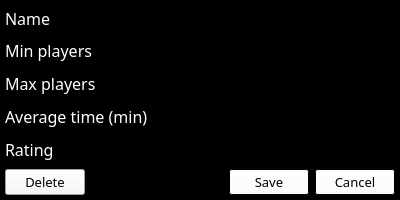
<?xml version="1.0" encoding="UTF-8"?>
<ui version="4.0">
 <class>Dialog</class>
 <widget class="QDialog" name="Dialog">
  <property name="geometry">
   <rect>
    <x>0</x>
    <y>0</y>
    <width>400</width>
    <height>190</height>
   </rect>
  </property>
  <property name="sizePolicy">
   <sizepolicy hsizetype="Fixed" vsizetype="Fixed">
    <horstretch>0</horstretch>
    <verstretch>0</verstretch>
   </sizepolicy>
  </property>
  <property name="palette">
   <palette>
    <active>
     <colorrole role="WindowText">
      <brush brushstyle="SolidPattern">
       <color alpha="255">
        <red>255</red>
        <green>255</green>
        <blue>255</blue>
       </color>
      </brush>
     </colorrole>
     <colorrole role="Button">
      <brush brushstyle="SolidPattern">
       <color alpha="255">
        <red>255</red>
        <green>255</green>
        <blue>255</blue>
       </color>
      </brush>
     </colorrole>
     <colorrole role="Light">
      <brush brushstyle="SolidPattern">
       <color alpha="255">
        <red>0</red>
        <green>0</green>
        <blue>0</blue>
       </color>
      </brush>
     </colorrole>
     <colorrole role="Midlight">
      <brush brushstyle="SolidPattern">
       <color alpha="255">
        <red>0</red>
        <green>0</green>
        <blue>0</blue>
       </color>
      </brush>
     </colorrole>
     <colorrole role="Dark">
      <brush brushstyle="SolidPattern">
       <color alpha="255">
        <red>0</red>
        <green>0</green>
        <blue>0</blue>
       </color>
      </brush>
     </colorrole>
     <colorrole role="Mid">
      <brush brushstyle="SolidPattern">
       <color alpha="255">
        <red>0</red>
        <green>0</green>
        <blue>0</blue>
       </color>
      </brush>
     </colorrole>
     <colorrole role="Text">
      <brush brushstyle="SolidPattern">
       <color alpha="255">
        <red>255</red>
        <green>255</green>
        <blue>255</blue>
       </color>
      </brush>
     </colorrole>
     <colorrole role="BrightText">
      <brush brushstyle="SolidPattern">
       <color alpha="255">
        <red>255</red>
        <green>255</green>
        <blue>255</blue>
       </color>
      </brush>
     </colorrole>
     <colorrole role="ButtonText">
      <brush brushstyle="SolidPattern">
       <color alpha="255">
        <red>0</red>
        <green>0</green>
        <blue>0</blue>
       </color>
      </brush>
     </colorrole>
     <colorrole role="Base">
      <brush brushstyle="SolidPattern">
       <color alpha="255">
        <red>0</red>
        <green>0</green>
        <blue>0</blue>
       </color>
      </brush>
     </colorrole>
     <colorrole role="Window">
      <brush brushstyle="SolidPattern">
       <color alpha="255">
        <red>0</red>
        <green>0</green>
        <blue>0</blue>
       </color>
      </brush>
     </colorrole>
     <colorrole role="Shadow">
      <brush brushstyle="SolidPattern">
       <color alpha="255">
        <red>0</red>
        <green>0</green>
        <blue>0</blue>
       </color>
      </brush>
     </colorrole>
     <colorrole role="Highlight">
      <brush brushstyle="SolidPattern">
       <color alpha="255">
        <red>255</red>
        <green>255</green>
        <blue>255</blue>
       </color>
      </brush>
     </colorrole>
     <colorrole role="AlternateBase">
      <brush brushstyle="SolidPattern">
       <color alpha="255">
        <red>0</red>
        <green>0</green>
        <blue>0</blue>
       </color>
      </brush>
     </colorrole>
     <colorrole role="ToolTipBase">
      <brush brushstyle="SolidPattern">
       <color alpha="255">
        <red>255</red>
        <green>255</green>
        <blue>220</blue>
       </color>
      </brush>
     </colorrole>
     <colorrole role="ToolTipText">
      <brush brushstyle="SolidPattern">
       <color alpha="255">
        <red>0</red>
        <green>0</green>
        <blue>0</blue>
       </color>
      </brush>
     </colorrole>
    </active>
    <inactive>
     <colorrole role="WindowText">
      <brush brushstyle="SolidPattern">
       <color alpha="255">
        <red>255</red>
        <green>255</green>
        <blue>255</blue>
       </color>
      </brush>
     </colorrole>
     <colorrole role="Button">
      <brush brushstyle="SolidPattern">
       <color alpha="255">
        <red>255</red>
        <green>255</green>
        <blue>255</blue>
       </color>
      </brush>
     </colorrole>
     <colorrole role="Light">
      <brush brushstyle="SolidPattern">
       <color alpha="255">
        <red>0</red>
        <green>0</green>
        <blue>0</blue>
       </color>
      </brush>
     </colorrole>
     <colorrole role="Midlight">
      <brush brushstyle="SolidPattern">
       <color alpha="255">
        <red>0</red>
        <green>0</green>
        <blue>0</blue>
       </color>
      </brush>
     </colorrole>
     <colorrole role="Dark">
      <brush brushstyle="SolidPattern">
       <color alpha="255">
        <red>0</red>
        <green>0</green>
        <blue>0</blue>
       </color>
      </brush>
     </colorrole>
     <colorrole role="Mid">
      <brush brushstyle="SolidPattern">
       <color alpha="255">
        <red>0</red>
        <green>0</green>
        <blue>0</blue>
       </color>
      </brush>
     </colorrole>
     <colorrole role="Text">
      <brush brushstyle="SolidPattern">
       <color alpha="255">
        <red>255</red>
        <green>255</green>
        <blue>255</blue>
       </color>
      </brush>
     </colorrole>
     <colorrole role="BrightText">
      <brush brushstyle="SolidPattern">
       <color alpha="255">
        <red>255</red>
        <green>255</green>
        <blue>255</blue>
       </color>
      </brush>
     </colorrole>
     <colorrole role="ButtonText">
      <brush brushstyle="SolidPattern">
       <color alpha="255">
        <red>0</red>
        <green>0</green>
        <blue>0</blue>
       </color>
      </brush>
     </colorrole>
     <colorrole role="Base">
      <brush brushstyle="SolidPattern">
       <color alpha="255">
        <red>0</red>
        <green>0</green>
        <blue>0</blue>
       </color>
      </brush>
     </colorrole>
     <colorrole role="Window">
      <brush brushstyle="SolidPattern">
       <color alpha="255">
        <red>0</red>
        <green>0</green>
        <blue>0</blue>
       </color>
      </brush>
     </colorrole>
     <colorrole role="Shadow">
      <brush brushstyle="SolidPattern">
       <color alpha="255">
        <red>0</red>
        <green>0</green>
        <blue>0</blue>
       </color>
      </brush>
     </colorrole>
     <colorrole role="Highlight">
      <brush brushstyle="SolidPattern">
       <color alpha="255">
        <red>255</red>
        <green>255</green>
        <blue>255</blue>
       </color>
      </brush>
     </colorrole>
     <colorrole role="AlternateBase">
      <brush brushstyle="SolidPattern">
       <color alpha="255">
        <red>0</red>
        <green>0</green>
        <blue>0</blue>
       </color>
      </brush>
     </colorrole>
     <colorrole role="ToolTipBase">
      <brush brushstyle="SolidPattern">
       <color alpha="255">
        <red>255</red>
        <green>255</green>
        <blue>220</blue>
       </color>
      </brush>
     </colorrole>
     <colorrole role="ToolTipText">
      <brush brushstyle="SolidPattern">
       <color alpha="255">
        <red>0</red>
        <green>0</green>
        <blue>0</blue>
       </color>
      </brush>
     </colorrole>
    </inactive>
    <disabled>
     <colorrole role="WindowText">
      <brush brushstyle="SolidPattern">
       <color alpha="255">
        <red>0</red>
        <green>0</green>
        <blue>0</blue>
       </color>
      </brush>
     </colorrole>
     <colorrole role="Button">
      <brush brushstyle="SolidPattern">
       <color alpha="255">
        <red>255</red>
        <green>255</green>
        <blue>255</blue>
       </color>
      </brush>
     </colorrole>
     <colorrole role="Light">
      <brush brushstyle="SolidPattern">
       <color alpha="255">
        <red>0</red>
        <green>0</green>
        <blue>0</blue>
       </color>
      </brush>
     </colorrole>
     <colorrole role="Midlight">
      <brush brushstyle="SolidPattern">
       <color alpha="255">
        <red>0</red>
        <green>0</green>
        <blue>0</blue>
       </color>
      </brush>
     </colorrole>
     <colorrole role="Dark">
      <brush brushstyle="SolidPattern">
       <color alpha="255">
        <red>0</red>
        <green>0</green>
        <blue>0</blue>
       </color>
      </brush>
     </colorrole>
     <colorrole role="Mid">
      <brush brushstyle="SolidPattern">
       <color alpha="255">
        <red>0</red>
        <green>0</green>
        <blue>0</blue>
       </color>
      </brush>
     </colorrole>
     <colorrole role="Text">
      <brush brushstyle="SolidPattern">
       <color alpha="255">
        <red>0</red>
        <green>0</green>
        <blue>0</blue>
       </color>
      </brush>
     </colorrole>
     <colorrole role="BrightText">
      <brush brushstyle="SolidPattern">
       <color alpha="255">
        <red>255</red>
        <green>255</green>
        <blue>255</blue>
       </color>
      </brush>
     </colorrole>
     <colorrole role="ButtonText">
      <brush brushstyle="SolidPattern">
       <color alpha="255">
        <red>0</red>
        <green>0</green>
        <blue>0</blue>
       </color>
      </brush>
     </colorrole>
     <colorrole role="Base">
      <brush brushstyle="SolidPattern">
       <color alpha="255">
        <red>0</red>
        <green>0</green>
        <blue>0</blue>
       </color>
      </brush>
     </colorrole>
     <colorrole role="Window">
      <brush brushstyle="SolidPattern">
       <color alpha="255">
        <red>0</red>
        <green>0</green>
        <blue>0</blue>
       </color>
      </brush>
     </colorrole>
     <colorrole role="Shadow">
      <brush brushstyle="SolidPattern">
       <color alpha="255">
        <red>0</red>
        <green>0</green>
        <blue>0</blue>
       </color>
      </brush>
     </colorrole>
     <colorrole role="Highlight">
      <brush brushstyle="SolidPattern">
       <color alpha="255">
        <red>51</red>
        <green>153</green>
        <blue>255</blue>
       </color>
      </brush>
     </colorrole>
     <colorrole role="AlternateBase">
      <brush brushstyle="SolidPattern">
       <color alpha="255">
        <red>0</red>
        <green>0</green>
        <blue>0</blue>
       </color>
      </brush>
     </colorrole>
     <colorrole role="ToolTipBase">
      <brush brushstyle="SolidPattern">
       <color alpha="255">
        <red>255</red>
        <green>255</green>
        <blue>220</blue>
       </color>
      </brush>
     </colorrole>
     <colorrole role="ToolTipText">
      <brush brushstyle="SolidPattern">
       <color alpha="255">
        <red>0</red>
        <green>0</green>
        <blue>0</blue>
       </color>
      </brush>
     </colorrole>
    </disabled>
   </palette>
  </property>
  <property name="windowTitle">
   <string>Dialog</string>
  </property>
  <layout class="QGridLayout" name="gridLayout">
   <property name="leftMargin">
    <number>0</number>
   </property>
   <property name="topMargin">
    <number>0</number>
   </property>
   <property name="rightMargin">
    <number>0</number>
   </property>
   <property name="bottomMargin">
    <number>0</number>
   </property>
   <item row="0" column="1">
    <layout class="QVBoxLayout" name="verticalLayout_3">
     <property name="rightMargin">
      <number>0</number>
     </property>
     <property name="bottomMargin">
      <number>0</number>
     </property>
     <item>
      <layout class="QFormLayout" name="formLayout">
       <property name="leftMargin">
        <number>5</number>
       </property>
       <property name="topMargin">
        <number>5</number>
       </property>
       <property name="rightMargin">
        <number>5</number>
       </property>
       <property name="bottomMargin">
        <number>0</number>
       </property>
       <item row="1" column="0">
        <widget class="QLabel" name="label">
         <property name="font">
          <font>
           <family>Malgun Gothic</family>
           <pointsize>12</pointsize>
          </font>
         </property>
         <property name="text">
          <string>Name</string>
         </property>
        </widget>
       </item>
       <item row="1" column="1">
        <widget class="QLineEdit" name="nameEdit">
         <property name="baseSize">
          <size>
           <width>0</width>
           <height>0</height>
          </size>
         </property>
         <property name="palette">
          <palette>
           <active>
            <colorrole role="WindowText">
             <brush brushstyle="SolidPattern">
              <color alpha="255">
               <red>0</red>
               <green>0</green>
               <blue>0</blue>
              </color>
             </brush>
            </colorrole>
            <colorrole role="Text">
             <brush brushstyle="SolidPattern">
              <color alpha="255">
               <red>0</red>
               <green>0</green>
               <blue>0</blue>
              </color>
             </brush>
            </colorrole>
           </active>
           <inactive>
            <colorrole role="WindowText">
             <brush brushstyle="SolidPattern">
              <color alpha="255">
               <red>0</red>
               <green>0</green>
               <blue>0</blue>
              </color>
             </brush>
            </colorrole>
            <colorrole role="Text">
             <brush brushstyle="SolidPattern">
              <color alpha="255">
               <red>0</red>
               <green>0</green>
               <blue>0</blue>
              </color>
             </brush>
            </colorrole>
           </inactive>
           <disabled>
            <colorrole role="WindowText">
             <brush brushstyle="SolidPattern">
              <color alpha="255">
               <red>0</red>
               <green>0</green>
               <blue>0</blue>
              </color>
             </brush>
            </colorrole>
            <colorrole role="Text">
             <brush brushstyle="SolidPattern">
              <color alpha="255">
               <red>0</red>
               <green>0</green>
               <blue>0</blue>
              </color>
             </brush>
            </colorrole>
           </disabled>
          </palette>
         </property>
         <property name="font">
          <font>
           <family>Malgun Gothic</family>
           <pointsize>10</pointsize>
          </font>
         </property>
        </widget>
       </item>
       <item row="2" column="0">
        <widget class="QLabel" name="label_2">
         <property name="font">
          <font>
           <family>Malgun Gothic</family>
           <pointsize>12</pointsize>
          </font>
         </property>
         <property name="text">
          <string>Min players</string>
         </property>
        </widget>
       </item>
       <item row="2" column="1">
        <widget class="QSpinBox" name="minEdit">
         <property name="baseSize">
          <size>
           <width>0</width>
           <height>0</height>
          </size>
         </property>
         <property name="palette">
          <palette>
           <active>
            <colorrole role="WindowText">
             <brush brushstyle="SolidPattern">
              <color alpha="255">
               <red>0</red>
               <green>0</green>
               <blue>0</blue>
              </color>
             </brush>
            </colorrole>
            <colorrole role="Text">
             <brush brushstyle="SolidPattern">
              <color alpha="255">
               <red>0</red>
               <green>0</green>
               <blue>0</blue>
              </color>
             </brush>
            </colorrole>
           </active>
           <inactive>
            <colorrole role="WindowText">
             <brush brushstyle="SolidPattern">
              <color alpha="255">
               <red>0</red>
               <green>0</green>
               <blue>0</blue>
              </color>
             </brush>
            </colorrole>
            <colorrole role="Text">
             <brush brushstyle="SolidPattern">
              <color alpha="255">
               <red>0</red>
               <green>0</green>
               <blue>0</blue>
              </color>
             </brush>
            </colorrole>
           </inactive>
           <disabled>
            <colorrole role="WindowText">
             <brush brushstyle="SolidPattern">
              <color alpha="255">
               <red>0</red>
               <green>0</green>
               <blue>0</blue>
              </color>
             </brush>
            </colorrole>
            <colorrole role="Text">
             <brush brushstyle="SolidPattern">
              <color alpha="255">
               <red>0</red>
               <green>0</green>
               <blue>0</blue>
              </color>
             </brush>
            </colorrole>
           </disabled>
          </palette>
         </property>
         <property name="font">
          <font>
           <family>Malgun Gothic</family>
           <pointsize>10</pointsize>
          </font>
         </property>
         <property name="buttonSymbols">
          <enum>QAbstractSpinBox::NoButtons</enum>
         </property>
         <property name="minimum">
          <number>1</number>
         </property>
        </widget>
       </item>
       <item row="3" column="0">
        <widget class="QLabel" name="label_3">
         <property name="font">
          <font>
           <family>Malgun Gothic</family>
           <pointsize>12</pointsize>
          </font>
         </property>
         <property name="text">
          <string>Max players</string>
         </property>
        </widget>
       </item>
       <item row="3" column="1">
        <widget class="QSpinBox" name="maxEdit">
         <property name="baseSize">
          <size>
           <width>0</width>
           <height>0</height>
          </size>
         </property>
         <property name="palette">
          <palette>
           <active>
            <colorrole role="WindowText">
             <brush brushstyle="SolidPattern">
              <color alpha="255">
               <red>0</red>
               <green>0</green>
               <blue>0</blue>
              </color>
             </brush>
            </colorrole>
            <colorrole role="Text">
             <brush brushstyle="SolidPattern">
              <color alpha="255">
               <red>0</red>
               <green>0</green>
               <blue>0</blue>
              </color>
             </brush>
            </colorrole>
           </active>
           <inactive>
            <colorrole role="WindowText">
             <brush brushstyle="SolidPattern">
              <color alpha="255">
               <red>0</red>
               <green>0</green>
               <blue>0</blue>
              </color>
             </brush>
            </colorrole>
            <colorrole role="Text">
             <brush brushstyle="SolidPattern">
              <color alpha="255">
               <red>0</red>
               <green>0</green>
               <blue>0</blue>
              </color>
             </brush>
            </colorrole>
           </inactive>
           <disabled>
            <colorrole role="WindowText">
             <brush brushstyle="SolidPattern">
              <color alpha="255">
               <red>0</red>
               <green>0</green>
               <blue>0</blue>
              </color>
             </brush>
            </colorrole>
            <colorrole role="Text">
             <brush brushstyle="SolidPattern">
              <color alpha="255">
               <red>0</red>
               <green>0</green>
               <blue>0</blue>
              </color>
             </brush>
            </colorrole>
           </disabled>
          </palette>
         </property>
         <property name="font">
          <font>
           <family>Malgun Gothic</family>
           <pointsize>10</pointsize>
          </font>
         </property>
         <property name="buttonSymbols">
          <enum>QAbstractSpinBox::NoButtons</enum>
         </property>
         <property name="minimum">
          <number>1</number>
         </property>
         <property name="maximum">
          <number>99</number>
         </property>
        </widget>
       </item>
       <item row="4" column="0">
        <widget class="QLabel" name="label_4">
         <property name="font">
          <font>
           <family>Malgun Gothic</family>
           <pointsize>12</pointsize>
          </font>
         </property>
         <property name="text">
          <string>Average time (min)</string>
         </property>
        </widget>
       </item>
       <item row="4" column="1">
        <widget class="QSpinBox" name="timeEdit">
         <property name="baseSize">
          <size>
           <width>0</width>
           <height>0</height>
          </size>
         </property>
         <property name="palette">
          <palette>
           <active>
            <colorrole role="WindowText">
             <brush brushstyle="SolidPattern">
              <color alpha="255">
               <red>0</red>
               <green>0</green>
               <blue>0</blue>
              </color>
             </brush>
            </colorrole>
            <colorrole role="Text">
             <brush brushstyle="SolidPattern">
              <color alpha="255">
               <red>0</red>
               <green>0</green>
               <blue>0</blue>
              </color>
             </brush>
            </colorrole>
           </active>
           <inactive>
            <colorrole role="WindowText">
             <brush brushstyle="SolidPattern">
              <color alpha="255">
               <red>0</red>
               <green>0</green>
               <blue>0</blue>
              </color>
             </brush>
            </colorrole>
            <colorrole role="Text">
             <brush brushstyle="SolidPattern">
              <color alpha="255">
               <red>0</red>
               <green>0</green>
               <blue>0</blue>
              </color>
             </brush>
            </colorrole>
           </inactive>
           <disabled>
            <colorrole role="WindowText">
             <brush brushstyle="SolidPattern">
              <color alpha="255">
               <red>0</red>
               <green>0</green>
               <blue>0</blue>
              </color>
             </brush>
            </colorrole>
            <colorrole role="Text">
             <brush brushstyle="SolidPattern">
              <color alpha="255">
               <red>0</red>
               <green>0</green>
               <blue>0</blue>
              </color>
             </brush>
            </colorrole>
           </disabled>
          </palette>
         </property>
         <property name="font">
          <font>
           <family>Malgun Gothic</family>
           <pointsize>10</pointsize>
          </font>
         </property>
         <property name="buttonSymbols">
          <enum>QAbstractSpinBox::NoButtons</enum>
         </property>
         <property name="minimum">
          <number>1</number>
         </property>
         <property name="maximum">
          <number>360</number>
         </property>
        </widget>
       </item>
       <item row="5" column="0">
        <widget class="QLabel" name="label_5">
         <property name="font">
          <font>
           <family>Malgun Gothic</family>
           <pointsize>12</pointsize>
          </font>
         </property>
         <property name="text">
          <string>Rating</string>
         </property>
        </widget>
       </item>
       <item row="5" column="1">
        <widget class="QSpinBox" name="ratingEdit">
         <property name="baseSize">
          <size>
           <width>0</width>
           <height>0</height>
          </size>
         </property>
         <property name="palette">
          <palette>
           <active>
            <colorrole role="WindowText">
             <brush brushstyle="SolidPattern">
              <color alpha="255">
               <red>0</red>
               <green>0</green>
               <blue>0</blue>
              </color>
             </brush>
            </colorrole>
            <colorrole role="Text">
             <brush brushstyle="SolidPattern">
              <color alpha="255">
               <red>0</red>
               <green>0</green>
               <blue>0</blue>
              </color>
             </brush>
            </colorrole>
           </active>
           <inactive>
            <colorrole role="WindowText">
             <brush brushstyle="SolidPattern">
              <color alpha="255">
               <red>0</red>
               <green>0</green>
               <blue>0</blue>
              </color>
             </brush>
            </colorrole>
            <colorrole role="Text">
             <brush brushstyle="SolidPattern">
              <color alpha="255">
               <red>0</red>
               <green>0</green>
               <blue>0</blue>
              </color>
             </brush>
            </colorrole>
           </inactive>
           <disabled>
            <colorrole role="WindowText">
             <brush brushstyle="SolidPattern">
              <color alpha="255">
               <red>0</red>
               <green>0</green>
               <blue>0</blue>
              </color>
             </brush>
            </colorrole>
            <colorrole role="Text">
             <brush brushstyle="SolidPattern">
              <color alpha="255">
               <red>0</red>
               <green>0</green>
               <blue>0</blue>
              </color>
             </brush>
            </colorrole>
           </disabled>
          </palette>
         </property>
         <property name="font">
          <font>
           <family>Malgun Gothic</family>
           <pointsize>10</pointsize>
          </font>
         </property>
         <property name="buttonSymbols">
          <enum>QAbstractSpinBox::NoButtons</enum>
         </property>
         <property name="minimum">
          <number>1</number>
         </property>
         <property name="maximum">
          <number>5</number>
         </property>
        </widget>
       </item>
      </layout>
     </item>
     <item>
      <layout class="QHBoxLayout" name="horizontalLayout">
       <property name="leftMargin">
        <number>5</number>
       </property>
       <property name="topMargin">
        <number>0</number>
       </property>
       <property name="rightMargin">
        <number>5</number>
       </property>
       <property name="bottomMargin">
        <number>5</number>
       </property>
       <item>
        <widget class="QPushButton" name="deleteButton">
         <property name="font">
          <font>
           <family>Malgun Gothic</family>
           <pointsize>10</pointsize>
          </font>
         </property>
         <property name="text">
          <string>Delete</string>
         </property>
        </widget>
       </item>
       <item>
        <spacer name="horizontalSpacer">
         <property name="orientation">
          <enum>Qt::Horizontal</enum>
         </property>
         <property name="sizeHint" stdset="0">
          <size>
           <width>40</width>
           <height>20</height>
          </size>
         </property>
        </spacer>
       </item>
       <item>
        <widget class="QPushButton" name="saveButton">
         <property name="font">
          <font>
           <family>Malgun Gothic</family>
           <pointsize>10</pointsize>
          </font>
         </property>
         <property name="text">
          <string>Save</string>
         </property>
        </widget>
       </item>
       <item>
        <widget class="QPushButton" name="cancelButton">
         <property name="font">
          <font>
           <family>Malgun Gothic</family>
           <pointsize>10</pointsize>
          </font>
         </property>
         <property name="text">
          <string>Cancel</string>
         </property>
        </widget>
       </item>
      </layout>
     </item>
    </layout>
   </item>
  </layout>
 </widget>
 <resources/>
 <connections/>
</ui>
